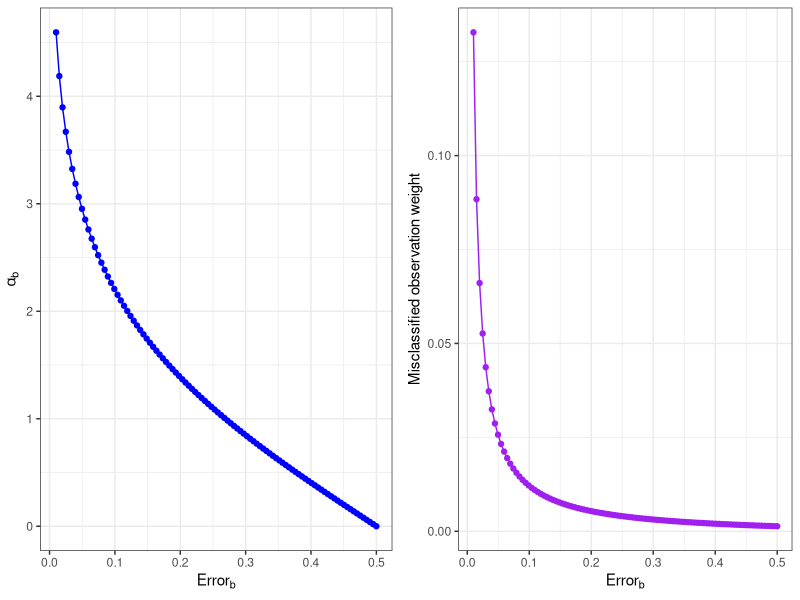

Here is the R script that generated this plot: (Note: this script raises an error after producing the figure.)
#################################################
# CHAPTER 3: Ensemble Learning for Classification
#################################################

# Check for missing packages and install if missing
list.of.packages <- c("ggplot2", "gridExtra", "rpart", "caret",
                      "MASS", "class", "reshape2", "rpart.plot", "gbm",
                      "survival", "splines", "parallel", "plyr", "lattice",
                      "ipred")
new.packages <- list.of.packages[!(list.of.packages %in% installed.packages()[,"Package"])]
if(length(new.packages)) install.packages(new.packages)

# load required packages
load <- lapply(list.of.packages, require, character.only = TRUE)

#########################################################################
# Figure 3.1: Improving the accuracy of trees with the AdaBoost algorithm
#########################################################################
# ---------------------------------------------------------------------------
# plot contribution curve
Err <- seq(0.5, 0.01, len=100)
alpha <- log((1-Err)/Err)
contributionData <- data.frame(Err=Err, alpha=alpha)
weightUpdateData <- data.frame(Err=Err, weight=exp(alpha)/sum(exp(alpha)))
p1 <- ggplot(contributionData, aes(Err, alpha)) + geom_line(color="blue") +
      geom_point(color="blue")+
      xlab(expression(paste("Error"[b]))) + ylab(expression(paste(alpha[b])))+
      theme_bw()

p2 <- ggplot(weightUpdateData, aes(Err, weight)) + geom_line(color="purple")+
      geom_point(color="purple")+
      xlab(expression(paste("Error"[b]))) + ylab("Misclassified observation weight")+
      theme_bw()
grid.arrange(p1, p2, ncol=2)
# ---------------------------------------------------------------------------
##########################################################################
# Figure 3.2: Test Error rates on elemStat data for a stump, a fully grown
# tree and for AdaBoost.
##########################################################################
# ---------------------------------------------------------------------------
# Simulate elemStat data
set.seed(3)
X <- NULL
for(i in 1:10){
      X <- cbind(X, rnorm(12000))
}
y <- factor(apply(X, 1, function(x){ ifelse(sum(x^2) > 9.34, 1, -1)}))
trainHastie <- data.frame(y=y[1:2000], x=X[1:2000, ])
colnames(trainHastie) <- c("y", paste("X", 1:10, sep=""))
testHastie <- data.frame(y=y[2001:12000], x=X[2001:12000, ])
colnames(testHastie) <- c("y", paste("X", 1:10, sep=""))

# Fit tree stump
fit <- rpart(y~., data=trainHastie, control=rpart.control(maxdepth=1))

# Test error of tree stump
preds <- predict(fit, testHastie, type="class")
errorStump <- sum(as.numeric(preds != testHastie$y))/length(testHastie$y)

# Fit full tree
fit <- rpart(y~., data=trainHastie)

# Test error of full tree
preds <- predict(fit, testHastie, type="class")
errorFullTree <- sum(as.numeric(preds != testHastie$y))/length(testHastie$y)

# Fit adaBoost model
trainErrorVec <- NULL
testErrorVec <- NULL
expLoss <- NULL
minPlus <- function(x){
      x <- as.numeric(x)
      x <- x-1
      x[x == 0] <- -1
      return(x)
}
fitControl <- trainControl(method = "none")
M <- 600
for(i in 1:M){
      fit <- train(y~., data = trainHastie, method = "gbm", distribution="adaboost", trControl = fitControl, verbose = FALSE,
                   tuneGrid = data.frame(interaction.depth = 1,
                                         n.trees = i,
                                         shrinkage = 1,
                                         n.minobsinnode = 20))
      predsTest <- predict(fit, testHastie)
      predsTrain <- predict(fit, trainHastie)
      expLoss[i] <- mean(exp(minPlus(trainHastie$y)*predict(fit$finalModel, trainHastie[,-1], n.trees=i)))
      trainErrorVec[i] <- sum(as.numeric(predsTrain != trainHastie$y))/length(trainHastie$y)
      testErrorVec[i] <- sum(as.numeric(predsTest != testHastie$y))/length(testHastie$y)
}

# Plot errors
TestErrors <- data.frame(x=1:M, y=testErrorVec)
TrainErrors <- data.frame(x=1:M, tr=trainErrorVec, expl=expLoss)
ggplot(TestErrors, aes(x=x, y=y)) + geom_line(color="red") +
      geom_hline(yintercept=errorFullTree, linetype="dashed", color="orange", show.legend = TRUE, size=1.2)+
      geom_hline(yintercept=errorStump, linetype="dashed", color="green", show.legend = TRUE, size=1.2)+
      ylab("Test error") + xlab("Number of boosting iterations")+
      theme_bw() +
      annotate("text", x = 150, y = 0.425, label = "Stump")+
      annotate("text", x = 300, y = 0.25, label = "Tree")+
      annotate("text", x = 450, y = 0.12, label = "Boosting")
# ---------------------------------------------------------------------------
########################################################################
# Figure 3.3: Top: AdaBoost compared to bagging using 100 classification
# trees fitted to the mixture data. Bottom: A random sample of three
# classification trees from the bagged ensemble
########################################################################
# ---------------------------------------------------------------------------
# Generate training data
set.seed(1)
mBlue <- mvrnorm(n=10, mu = c(1,0),Sigma = diag(1,2,2))
mOrange <- mvrnorm(n=10, mu = c(0,1),Sigma = diag(1,2,2))
B <- matrix(0,nrow=100,ncol=2)
O <- matrix(0,nrow=100,ncol=2)

for(i in 1:100){
      sample1 = sample(1:10, 1)
      sample2 = sample(1:10, 1)
      meanB = mBlue[sample1,]
      meanO = mOrange[sample2,]
      B[i,] = mvrnorm(1,mu=meanB,Sigma=diag(1/5,2,2))
      O[i,] = mvrnorm(1,mu=meanO,Sigma=diag(1/5,2,2))
}

Btrain <- cbind(B[1:100,],matrix(0,100,1))
Otrain <- cbind(O[1:100,],matrix(1,100,1))
datatrain <- rbind(Btrain,Otrain)
Xtrain <- datatrain[,1:2]
Ytrain <- datatrain[,3]
train <- data.frame(y=factor(Ytrain), X1=Xtrain[,1], X2=Xtrain[,2])

# create decision boundary plotting grid
x1min <- min(Xtrain[,1])
x1max <- max(Xtrain[,1])
x2min <- min(Xtrain[,2])
x2max <- max(Xtrain[,2])
x1seq <- seq(from=x1min,to=x1max,length=100)
x2seq <- seq(from=x2min,to=x2max,length=100)
plotGrid <- data.frame(as.matrix(expand.grid(x1seq,x2seq)))
colnames(plotGrid) <- colnames(train)[2:3]

# create test set
B <- matrix(0,nrow=5000,ncol=2)
O <- matrix(0,nrow=5000,ncol=2)
for(i in 1:5000){
      sample1 <- sample(1:10, 1)
      sample2 <- sample(1:10, 1)
      meanB <- mBlue[sample1,]
      meanO <- mOrange[sample2,]
      B[i,] <- mvrnorm(1,mu=meanB,Sigma=diag(1/5,2,2))
      O[i,] <- mvrnorm(1,mu=meanO,Sigma=diag(1/5,2,2))
}

Btest <- cbind(B[1:5000,],matrix(0,5000,1))
Otest <- cbind(O[1:5000,],matrix(1,5000,1))
datatest <- rbind(Btest,Otest)
Xtest <- datatest[,1:2]
Ytest <- datatest[,3]
test <- data.frame(y=factor(Ytest), X1=Xtest[,1], X2=Xtest[,2])

# fit boosted model
boost.fit <- train(y~., data = train, method = "gbm", distribution="adaboost")
# compute training and test error
boostTrainPreds <- predict(boost.fit)
boostTrainingError <- sum(as.numeric(train$y != boostTrainPreds))/nrow(train)

# Compute test error
boostTestPreds <- predict(boost.fit, test)
boostTestError <- sum(as.numeric(test$y != boostTestPreds))/nrow(test)

# construct decision boundary plot
color <- ifelse(train$y == 0, "blue", "darkorange")
# Bayes decision boundary
p <- function(x) {
      s <- sqrt(1/5)
      p0 <- mean(dnorm(x[1], mBlue[,1], s) * dnorm(x[2], mBlue[,2], s))
      p1 <- mean(dnorm(x[1], mOrange[,1], s) * dnorm(x[2], mOrange[,2], s))
      p1/(p0+p1)
}
bayesrule <- apply(plotGrid, 1, p)
bayesPr<-data.frame(x=rep(x1seq, length(x2seq)), y=rep(x2seq, each=length(x1seq)),
                    z=as.vector(bayesrule))
bayesProbs <- apply(test[,2:3], 1, p)
bayesError <- sum(as.numeric(test$y != factor(ifelse(bayesProbs>0.5, 1, 0))))/nrow(test)
# boosting probabilities
boostProbs <- predict(boost.fit, plotGrid, type="prob")[,2]
pr<-data.frame(x=rep(x1seq, length(x2seq)), y=rep(x2seq, each=length(x1seq)),
               z=as.vector(boostProbs))
gd <- expand.grid(x=x1seq, y=x2seq)
gboost <- ggplot(data.frame(y=factor(Ytrain), X1=Xtrain[,1], X2=Xtrain[,2]), aes(x=X1, y=X2)) +
      geom_point(data=data.frame(gd), aes(x=x, y=y),pch=".", cex=1.2,
                 col=ifelse(boostProbs<0.5, "skyblue", "orange")) +
      geom_point(size = 3, pch = train$y, col=color) +
      geom_contour(data=bayesPr, aes(x=x, y=y, z=z, col="brown", linetype="dashed"), breaks=c(0,.5))+
      geom_contour(data=pr, aes(x=x, y=y, z=z, col="purple", linetype="solid"), breaks=c(0,.5)) +
      theme_bw() +
      theme(legend.position="top")+
      scale_color_manual(name="AdaBoost decision boundary:",values=c("purple", "brown"),
                         labels = c('Bayes','AdaBoost'))+
      scale_linetype_manual(name = 'AdaBoost decision boundary:', values = c("dashed", "solid"),
                            labels = c('Bayes','AdaBoost'))+
      annotate("text", x = 2.2, y = -1.6, size=3,
               label = paste("Training error:",
                             round(boostTrainingError, 3),
                              "\nTest error:", round(boostTestError,3),
                              "\nBayes error:", round(bayesError,3)), hjust=0)
gboost

# fit bagging to the data
set.seed(11)
bagging.fit <- train(y~., data=train, method="treebag",
                     nbagg=100, control=
                           rpart.control(minsplit=2, cp=0.044444, xval=0))

# plot three randomly selected trees from the bagging model
set.seed(6)
treeIndex <- sample(1:100, 3)
t1 <- bagging.fit$finalModel$mtrees[[treeIndex[1]]]$btree
t2 <- bagging.fit$finalModel$mtrees[[treeIndex[2]]]$btree
t3 <- bagging.fit$finalModel$mtrees[[treeIndex[3]]]$btree
prp(t1, type=3, varlen=0, faclen=0, fallen.leaves=TRUE, box.col=ifelse(t1$frame$yval == 1, "blue", "orange"))
prp(t2, type=3, varlen=0, faclen=0, fallen.leaves=TRUE, box.col=ifelse(t2$frame$yval == 1, "blue", "orange"))
prp(t3, type=3, varlen=0, faclen=0, fallen.leaves=TRUE, box.col=ifelse(t3$frame$yval == 1, "blue", "orange"))

# compute training and test error
baggingPreds <- predict(bagging.fit)
baggingTrainingError <- sum(as.numeric(train$y != baggingPreds))/nrow(test)

# Compute test error
baggingTestPreds <- predict(bagging.fit, test)
baggingTestError <- sum(as.numeric(test$y != baggingTestPreds))/nrow(test)

# construct decision boundary plot
baggingProbs <- predict(bagging.fit, plotGrid, type="prob")[,2]
pr<-data.frame(x=rep(x1seq, length(x2seq)), y=rep(x2seq, each=length(x1seq)),
               z=as.vector(baggingProbs))
gd <- expand.grid(x=x1seq, y=x2seq)
gbagging <- ggplot(data.frame(y=factor(Ytrain), X1=Xtrain[,1], X2=Xtrain[,2]), aes(x=X1, y=X2)) +
      geom_point(data=data.frame(gd), aes(x=x, y=y),pch=".", cex=1.2,
                 col=ifelse(baggingProbs<0.5, "skyblue", "orange")) +
      geom_point(size = 3, pch = train$y, col=color) +
      geom_contour(data=bayesPr, aes(x=x, y=y, z=z, col="brown", linetype="dashed"), breaks=c(0,.5))+
      geom_contour(data=pr, aes(x=x, y=y, z=z, col="purple", linetype="solid"), breaks=c(0,.5)) +
      theme_bw()+
      theme(legend.position="top")+
      scale_color_manual(name="Bagging decision boundary:",values=c("purple", "brown"),
                         labels = c('Bayes','Bagging'))+
      scale_linetype_manual(name = 'Bagging decision boundary:', values = c("dashed", "solid"),
                            labels = c('Bayes','Bagging'))+
      annotate("text", x = 2.2, y = -1.6, size=3,
               label = paste("Training error:",
                             round(baggingTrainingError, 3),
                             "\nTest error:", round(baggingTestError,3),
                             "\nBayes error:", round(bayesError,3)), hjust=0)
gbagging
# ---------------------------------------------------------------------------
